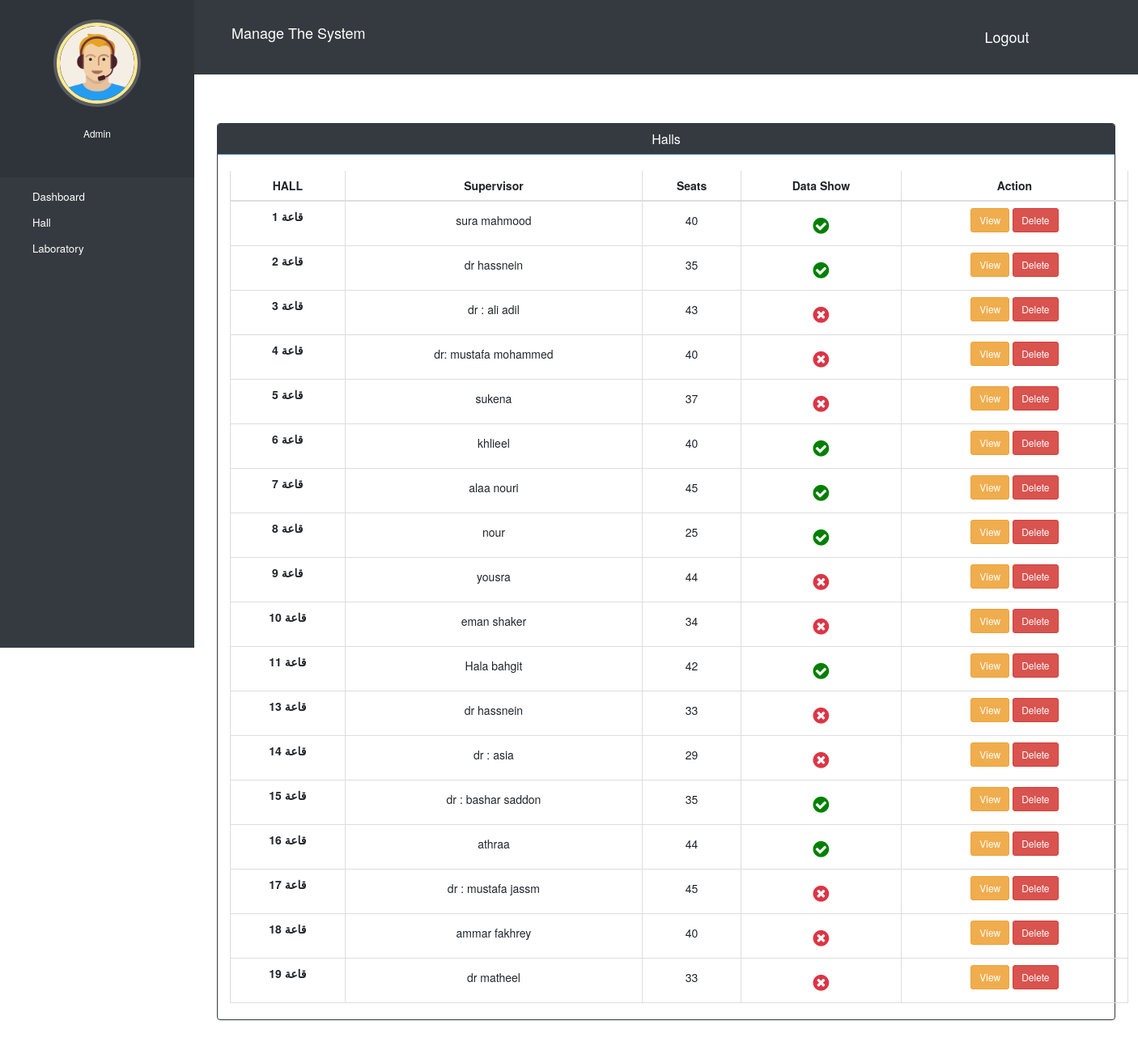
Screenshot of /admin-view-hall (signed in) with the database file from the repository.
### halls/models.py (models this page shows, shortened)
class Hall(models.Model):
    name = models.CharField(verbose_name="Name",max_length=250)
    supervisor = models.CharField(verbose_name="supervisor",max_length=200,null=True,blank=True)
    seats = models.IntegerField(verbose_name="Seats",null=True)
    data_show = models.BooleanField( verbose_name = "Data Show",default=True)
    days = models.ManyToManyField('halls.Day')
    class Meta:
        verbose_name = "Hall"
        verbose_name_plural = "Halls"

### manage/views.py (the view)
# urls.py: path('admin-view-hall', views.admin_view_hall_view,name='admin-view-hall'),
@login_required(login_url='adminlogin')
@user_passes_test(is_admin)
def admin_view_hall_view(request):
    hall_qs=Hall.objects.all()
    return render(request,'manage/admin_view_hall.html',{'hall_qs':hall_qs})

### manage/views.py (called while the page is built)
def is_admin(user):
    return user.groups.filter(name='ADMIN').exists()

### templates/manage/admin_view_hall.html (shortened to what this page needs)
{% extends 'manage/admin_base.html' %}
{% block content %}
{%load static%}
<head>
  <link href="//netdna.bootstrapcdn.com/bootstrap/3.0.0/css/bootstrap.min.css" rel="stylesheet" id="bootstrap-css">
</head>
<div class="container ">
  <div class="panel panel-primary border border-dark">
    <div class="panel-heading bg-dark">
      <h6 class="panel-title ">Halls</h6>
    </div>
    <div class="container">
      <div class="timetable-img text-center">
      </div>
      <div class="table-responsive">
          <table class="table table-bordered text-center">
              <thead>
                  <tr class="bg-light-gray">
                      <th class="text-uppercase text-center">hall
                      </th>
                      <th class="align-middle text-center">Supervisor</th>
                      <th class="align-middle text-center">Seats</th>
                      <th class="align-middle text-center">Data Show</th>
                      <th class="align-middle text-center">Action</th>
                  </tr>
              </thead>
              <tbody>
                  {% for i in hall_qs %}
                  <tr>
                    <th class="margin-10px-top font-size14 mt-2 text-center ">{{i.name}}</th>
                      <td>
                          <div class="margin-10px-top font-size14  mt-2">{{i.supervisor}}</div>
                      </td>
                      <td>
                        <div class="font-size13 text-light-gray mt-2 ">{{i.seats}}</div>
                      </td>
                      {% if  i.data_show %}
                      <td style= "">
                        <div style="margin-top:5px;"  class="margin-10px-top font-size14"> <i style="color:green;" class="fa fa-check-circle" aria-hidden="true"></i>   </div>
                        </td>
                      {% else %}
                        <td style= "">
                          <div style="margin-top:5px;"  class="margin-10px-top font-size14"> <i style="color:#dc3545;" class="fa fa-times-circle" aria-hidden="true"></i>   </div>
                          </td>
                      {% endif %}
                      <td>
                        <a href="{% url 'hall_detail' i.id %}" class="btn btn-sm btn-warning">View</a>
                        <a href="{% url 'delete_hall' i.id %}" class="btn btn-sm btn-danger">Delete</a></td>
                  </tr>
                {% endfor %}
              </tbody>
          </table>
      </div>
  </div>
  </div>
</div>
{% endblock content %}

### templates/manage/admin_base.html (shortened to what this page needs)
<!DOCTYPE html>
{% load static %}
<html lang="en">
<head>
  <link rel="stylesheet" href="https://stackpath.bootstrapcdn.com/bootstrap/4.3.1/css/bootstrap.min.css">
  <link rel="stylesheet" href="https://maxcdn.bootstrapcdn.com/font-awesome/4.7.0/css/font-awesome.min.css">
  <link rel="stylesheet" href="{% static '/style.css' %}">
</head>
<body>
  <nav class="menu" class="bg-dark" tabindex="0">
    <header class="avatar">
      <img src="{% static "images/adminpropic.png" %}" />
      <br><br>
      <h6 style="color:white;">Admin</h6>
    </header>
    <ul>
      <li tabindex="0" class="icon-dashboard"> <a style="color:white; text-decoration:none;" href="/admin-dashboard"><span>Dashboard</span></a> </li>
      <li tabindex="0" class="icon-calendar"> <a style="color:white; text-decoration:none;" href="/admin-view-hall"><span>Hall</span></a></li>
      <li tabindex="0" class="icon-calendar"> <a style="color:white; text-decoration:none;" href="/admin-view-labs"><span>Laboratory</span></a></li>
    </ul>
  </nav>
  <main>
    <div class="bs-example">
      <nav style="border-radius:0;" class="navbar navbar-expand-lg  navbar-dark bg-dark">
        <div class="container-fluid">
          <div class="collapse navbar-collapse" id="navbarRightAlignExample">
            <ul class="navbar-nav ms-auto mb-2 mb-lg-0">
              <li class="nav-item">
                <a class="nav-link active" aria-current="page" href="/admin"><h4>Manage The System</h4></a>
              </li>
              <li style="margin-left:750px;" class =" nav-link active">
                <a class="nav-link active" href="/logout"
                  ><h4>Logout</h4></a
                >
              </li>
            </ul>
          </div>
        </div>
      </nav>
    </div>
    <br><br>
    {% block content %}
    {% endblock content %}
    <br><br><br><br>
  </main>
</body>
</html>

### static/style.css (style rules this page uses)
body { padding-left: 240px; }
main { position: relative; height: 100vh; }
.menu { background: #5bc995; height: 100vh; width: 240px; position: fixed; top: 0px; left: 0; z-index: 5; outline: none; }
.menu .avatar { background: rgba(0, 0, 0, 0.1); padding: 2em 0.5em; text-align: center; }
.menu .avatar img { width: 100px; border-radius: 50%; overflow: hidden; border: 4px solid #ffea92; box-shadow: 0 0 0 4px rgba(255, 255, 255, 0.2); }
.menu ul { list-style: none; padding: 0.5em 0; margin: 0; }
.menu ul li { padding: 0.5em 1em 0.5em 3em; font-size: 0.95em; font-weight: regular; background-repeat: no-repeat; background-position: left 15px center; background-size: auto 20px; transition: all 0.15s linear; cursor: pointer; }
.menu ul li.icon-dashboard { background-image: url("http://www.entypo.com/images//gauge.svg"); }
.menu ul li.icon-calendar { background-image: url("http://www.entypo.com/images//calendar.svg"); }

### templates/manage/admin_base.html (style rules this page uses)
a:link { text-decoration: none; }
a { color: white; }
.fa { font-size: 23px; width: 60px; text-align: center; text-decoration: none; margin: 5px 2px; border-radius: 50%; }
body { padding-left: 240px; }
main { position: relative; height: 100vh; }
.menu { background: #343a40!important; height: 100vh; width: 240px; position: fixed; top: 0px; left: 0; z-index: 5; outline: none; }
.menu .avatar { background: rgba(0, 0, 0, 0.1); padding: 2em 0.5em; text-align: center; }
.menu .avatar img { width: 100px; border-radius: 50%; overflow: hidden; border: 4px solid #ffea92; box-shadow: 0 0 0 4px rgba(255, 255, 255, 0.2); }
.menu ul { list-style: none; padding: 0.5em 0; margin: 0; }
.menu ul li { padding: 0.5em 1em 0.5em 3em; font-size: 0.95em; font-weight: regular; background-repeat: no-repeat; background-position: left 15px center; background-size: auto 20px; transition: all 0.15s linear; cursor: pointer; }
.menu ul li.icon-dashboard { background-image: url("http://www.entypo.com/images//gauge.svg"); }
.menu ul li.icon-calendar { background-image: url("http://www.entypo.com/images//calendar.svg"); }

### templates/manage/admin_view_hall.html (style rules this page uses)
a:link { text-decoration: none; }
h6 { text-align: center; }

### rows the page displays
Hall: name "قاعة 1", supervisor "sura mahmood", seats "40", data_show True (drawn)
Hall: name "قاعة 2", supervisor "dr hassnein", seats "35", data_show True (drawn)
Hall: name "قاعة 3", supervisor "dr : ali adil", seats "43", data_show False (drawn)
Hall: name "قاعة 4", supervisor "dr: mustafa mohammed", seats "40", data_show False (drawn)
Hall: name "قاعة 5", supervisor "sukena", seats "37", data_show False (drawn)
Hall: name "قاعة 6", supervisor "khlieel", seats "40", data_show True (drawn)
Hall: name "قاعة 7", supervisor "alaa nouri", seats "45", data_show True (drawn)
Hall: name "قاعة 8", supervisor "nour", seats "25", data_show True (drawn)
Hall: name "قاعة 9", supervisor "yousra", seats "44", data_show False (drawn)
Hall: name "قاعة 10", supervisor "eman shaker", seats "34", data_show False (drawn)
Hall: name "قاعة 11", supervisor "Hala bahgit", seats "42", data_show True (drawn)
Hall: name "قاعة 13", supervisor "dr hassnein", seats "33", data_show False (drawn)
Hall: name "قاعة 14", supervisor "dr : asia", seats "29", data_show False (drawn)
Hall: name "قاعة 15", supervisor "dr : bashar saddon", seats "35", data_show True (drawn)
Hall: name "قاعة 16", supervisor "athraa", seats "44", data_show True (drawn)
Hall: name "قاعة 17", supervisor "dr : mustafa jassm", seats "45", data_show False (drawn)
Hall: name "قاعة 18", supervisor "ammar fakhrey", seats "40", data_show False (drawn)
Hall: name "قاعة 19", supervisor "dr matheel", seats "33", data_show False (drawn)
